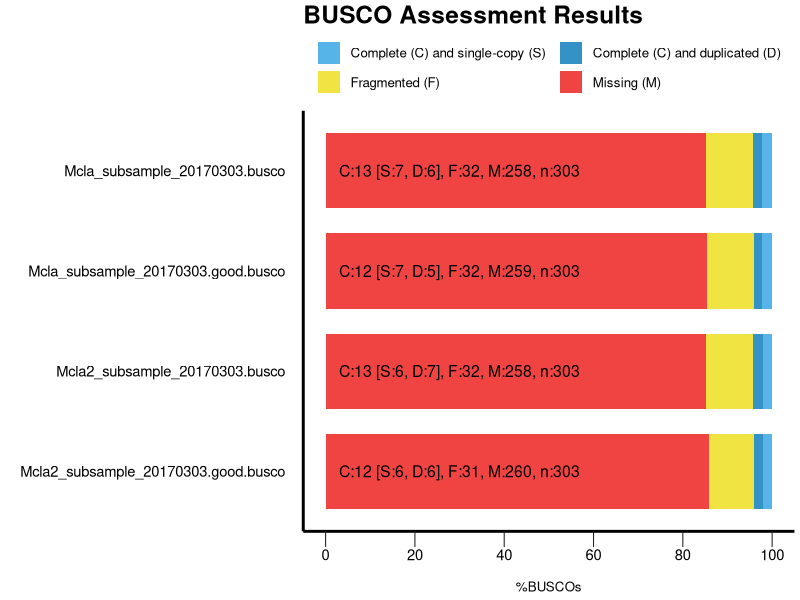

The R script that drew this image:
######################################
#
# BUSCO summary figure
# @author Mathieu Seppey <mathieu.seppey@unige.ch>
# @version 2.0
# @since BUSCO 2.0
# 
# Copyright (C) 2016 E. Zdobnov lab
# 
# BUSCO is free software: you can redistribute it and/or modify
# it under the terms of the GNU General Public License as published by
# the Free Software Foundation, either version 3 of the License, or
# (at your option) any later version. See <http://www.gnu.org/licenses/>
#  
# BUSCO is distributed in the hope that it will be useful,
# but WITHOUT ANY WARRANTY; without even the implied warranty of
# MERCHANTABILITY or FITNESS FOR A PARTICULAR PURPOSE.  See the
# GNU General Public License for more details.
#
######################################

# Load the required libraries
library(ggplot2)
library("grid")
options(bitmapType="cairo")
# !!! CONFIGURE YOUR PLOT HERE !!! 
# Output
my_output <- paste("busco/summary/","busco_figure.png",sep="/") 
my_width <- 20
my_height <- 15
my_unit <- "cm"

# Colors
my_colors <- c("#56B4E9", "#3492C7", "#F0E442", "#F04442")
# Bar height ratio
my_bar_height <- 0.75

# Legend
my_title <- "BUSCO Assessment Results"

# Font
my_family <- "sans"
my_size_ratio <- 1

# !!! SEE YOUR DATA HERE !!! 
# Your data as generated by python, remove or add more
my_species <- c('Mcla2_subsample_20170303.busco', 'Mcla2_subsample_20170303.busco', 'Mcla2_subsample_20170303.busco', 'Mcla2_subsample_20170303.busco', 'Mcla_subsample_20170303.busco', 'Mcla_subsample_20170303.busco', 'Mcla_subsample_20170303.busco', 'Mcla_subsample_20170303.busco', 'Mcla2_subsample_20170303.good.busco', 'Mcla2_subsample_20170303.good.busco', 'Mcla2_subsample_20170303.good.busco', 'Mcla2_subsample_20170303.good.busco', 'Mcla_subsample_20170303.good.busco', 'Mcla_subsample_20170303.good.busco', 'Mcla_subsample_20170303.good.busco', 'Mcla_subsample_20170303.good.busco')
my_species <- factor(my_species)
my_species <- factor(my_species,levels(my_species)[c(length(levels(my_species)):1)]) # reorder your species here just by changing the values in the vector :
my_percentage <- c(2.0, 2.3, 10.6, 85.1, 2.3, 2.0, 10.6, 85.1, 2.0, 2.0, 10.2, 85.8, 2.3, 1.7, 10.6, 85.4)
my_values <- c(6, 7, 32, 258, 7, 6, 32, 258, 6, 6, 31, 260, 7, 5, 32, 259)

######################################
######################################
######################################
# Code to produce the graph
labsize = 1
if (length(levels(my_species)) > 10){
 labsize = 0.66
}
print("Plotting the figure ...")
category <- c(rep(c("S","D","F","M"),c(1)))
category <-factor(category)
category = factor(category,levels(category)[c(4,1,2,3)])
df = data.frame(my_species,my_percentage,my_values,category)

figure <- ggplot() + 
  
  geom_bar(aes(y = my_percentage, x = my_species, fill = category), data = df, stat="identity", width=my_bar_height) + 
  coord_flip() + 
  theme_gray(base_size = 8) + 
  scale_y_continuous(labels = c("0","20","40","60","80","100"), breaks = c(0,20,40,60,80,100)) + 
  scale_fill_manual(values = my_colors,labels =c(" Complete (C) and single-copy (S)  ",
                                                 " Complete (C) and duplicated (D)",
                                                 " Fragmented (F)  ",
                                                 " Missing (M)")) +   
  ggtitle(my_title) + 
  xlab("") + 
  ylab("\n%BUSCOs") + 

  theme(plot.title = element_text(family=my_family, colour = "black", size = rel(2.2)*my_size_ratio, face = "bold")) + 
  theme(legend.position="top",legend.title = element_blank()) + 
  theme(legend.text = element_text(family=my_family, size = rel(1.2)*my_size_ratio)) + 
  theme(panel.background = element_rect(color="#FFFFFF", fill="white")) + 
  theme(panel.grid.minor = element_blank()) + 
  theme(panel.grid.major = element_blank()) +
  theme(axis.text.y = element_text(family=my_family, colour = "black", size = rel(1.66)*my_size_ratio)) + 
  theme(axis.text.x = element_text(family=my_family, colour = "black", size = rel(1.66)*my_size_ratio)) + 
  theme(axis.line = element_line(size=1*my_size_ratio, colour = "black")) + 
  theme(axis.ticks.length = unit(.85, "cm")) + 
  theme(axis.ticks.y = element_line(colour="white", size = 0)) + 
  theme(axis.ticks.x = element_line(colour="#222222")) + 
  theme(axis.ticks.length = unit(0.4, "cm")) + 
  theme(axis.title.x = element_text(family=my_family, size=rel(1.2)*my_size_ratio)) + 
  
  guides(fill = guide_legend(override.aes = list(colour = NULL))) +
  guides(fill=guide_legend(nrow=2,byrow=TRUE))
  
  for(i in rev(c(1:length(levels(my_species))))){
    detailed_values <- my_values[my_species==my_species[my_species==levels(my_species)[i]]]
    total_buscos <- sum(detailed_values)
    figure <- figure + 
    annotate("text", label=paste("C:", detailed_values[1] + detailed_values[2], " [S:", detailed_values[1], ", D:", detailed_values[2], "], F:", detailed_values[3], ", M:", detailed_values[4], ", n:", total_buscos, sep=""), 
             y=3, x = i, size = labsize*4*my_size_ratio, colour = "black", hjust=0, family=my_family)
  }
  
ggsave(figure, file=my_output, width = my_width, height = my_height, unit = my_unit)
print("Done")
